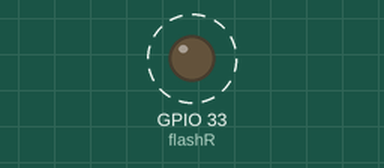
This program was run on a simulated ESP32 board running MicroPython. On the bench: output pins drawn as LEDs (lit = HIGH). Dashed ring = blinking. At 5.5 s the program stops and its outputs stay as they are.

Above: at 0.5 s.
Timing chart, 0 to 3.0 s (numbered marks = the images above):
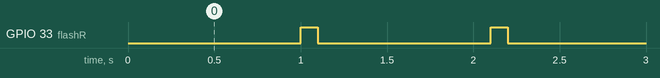

The program:

funtion3.py
```python
from machine import Pin
import time

flashR = Pin(33, Pin.OUT, value=1)

ON = 0
OFF = 1

def blink_red(times, ms_on, ms_off):
    for i in range(times):
        flashR.value(ON)
        time.sleep_ms(ms_on)
        flashR.value(OFF)
        time.sleep_ms(ms_off)

blink_red(5, 1000, 100)
```

Measured:
- by itself, GPIO 33 (flashR): alternates HIGH for 0.10 s and LOW for 1.0 s
